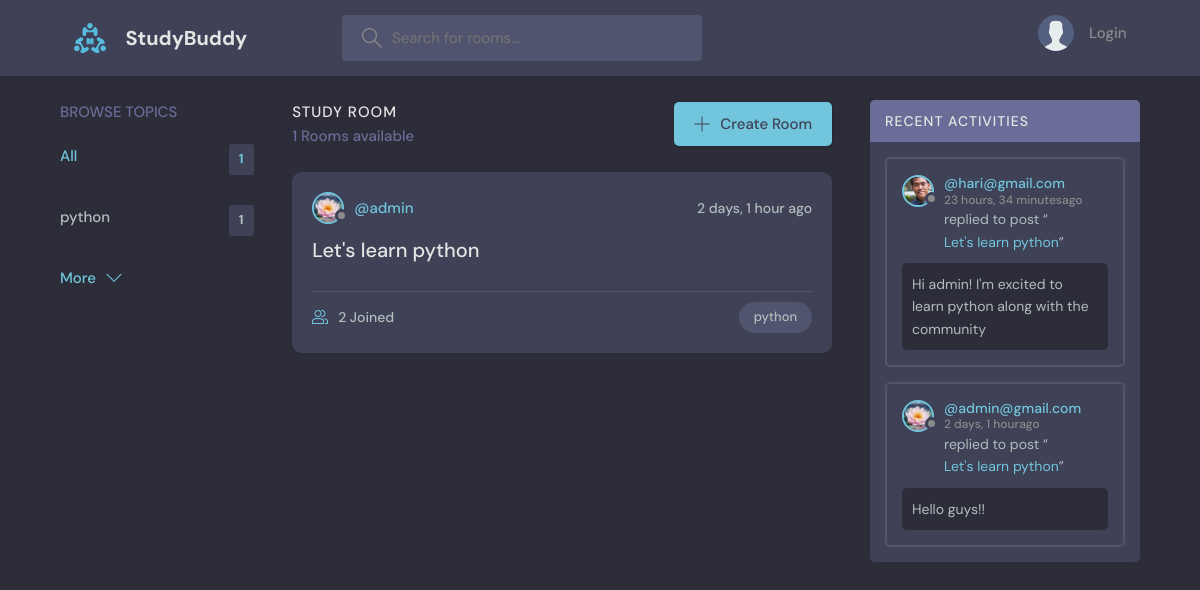
The page / on the database its author committed.
### base/models.py (models this page shows, shortened)
class Topic(models.Model):
    name = models.CharField(max_length=200)

class Room(models.Model):
    host =models.ForeignKey(User, on_delete = models.SET_NULL,null=True)
    topic=models.ForeignKey(Topic, on_delete = models.SET_NULL, null=True)
    name = models.CharField(max_length=200)
    description = models.TextField(null =True, blank=True)
    participants = models.ManyToManyField(User, related_name='participants',blank=True)
    updated = models.DateTimeField(auto_now=True)
    created = models.DateTimeField(auto_now_add=True)
    def __str__(self):
        return self.name
    class Meta:
        ordering =['-updated', '-created']

class User(AbstractUser):
    name= models.CharField(max_length=200, null=True)
    email = models.EmailField(unique=True, null=True)
    bio=models.TextField(null=True)
    avatar= models.ImageField(null=True, default='avatar.svg')
    USERNAME_FIELD='email'
    REQUIRED_FIELDS= []

class Message(models.Model):
    user = models.ForeignKey(User, on_delete = models.CASCADE)
    room = models.ForeignKey(Room, on_delete = models.CASCADE)
    body = models.TextField()
    updated = models.DateTimeField(auto_now=True)
    created = models.DateTimeField(auto_now_add=True)
    class Meta:
        ordering =['-updated', '-created']

### base/views.py (the view)
# urls.py: path('', views.home ,name="home"),
def home (request):
    q = request.GET.get('q')if request.GET.get('q')!= None else ''
    rooms=Room.objects.filter(
        Q(topic__name__icontains = q)|
        Q(name__icontains = q)|
        Q(description__icontains = q)
    )
    topics=Topic.objects.all()[0:5]
    total_rooms = Room.objects.count()
    room_count = rooms.count()
    room_messages = Message.objects.filter(Q(room__topic__name__icontains= q))
    context ={'rooms':rooms, 'topics':topics, 'room_count': room_count,"room_messages":room_messages, "total_rooms": total_rooms }
    return render(request, "base/home.html", context )

### base/templates/base/home.html (shortened to what this page needs)
{% extends 'main.html' %}
{% block content %}
    <main class="layout layout--3">
      <div class="container">
          {% include 'base/topics_component.html' %}
        <div class="roomList">
          <div class="roomList__header">
            <div>
              <h2>Study Room</h2>
              <p>{{room_count}} Rooms available</p>
            </div>
            <a class="btn btn--main" href="{% url 'create-room' %}">
              <svg version="1.1" xmlns="http://www.w3.org/2000/svg" width="32" height="32" viewBox="0 0 32 32">
                <title>add</title>
                <path
                  d="M16.943 0.943h-1.885v14.115h-14.115v1.885h14.115v14.115h1.885v-14.115h14.115v-1.885h-14.115v-14.115z"
                ></path>
              </svg>
              Create Room
            </a>
          </div>
         {% include 'base/feed_component.html' %}
        </div>
       {% include 'base/activity_component.html'%}
      </div>
    </main>
  {% endblock %}

### base/templates/base/topics_component.html (shortened to what this page needs)
<div class="topics">
          <div class="topics__header">
            <h2>Browse Topics</h2>
          </div>
          <ul class="topics__list">
            <li>
              <a href="{% url 'home' %}" class="active">All <span>{{ total_rooms }}</span></a>
            </li>
             {% for topic in topics %}
            <li>
              <a href="{% url 'home' %}?q={{topic.name}}"> {{topic.name}} <span>{{topic.room_set.all.count}}</span></a>
            </li>
            {% endfor %}
          </ul>
          <a class="btn btn--link" href="{% url 'topics' %}">
            More
            <svg version="1.1" xmlns="http://www.w3.org/2000/svg" width="32" height="32" viewBox="0 0 32 32">
              <title>chevron-down</title>
              <path d="M16 21l-13-13h-3l16 16 16-16h-3l-13 13z"></path>
            </svg>
          </a>
        </div>

### base/templates/base/feed_component.html (shortened to what this page needs)
{% for room in rooms %}
<div class="roomListRoom">
            <div class="roomListRoom__header">
              <a href="{% url 'user-profile' room.host.id %}" class="roomListRoom__author">
                <div class="avatar avatar--small">
                  <img src="{{room.host.avatar.url}}" />
                </div>
                <span>@{{room.host.username}}</span>
              </a>
              <div class="roomListRoom__actions">
                <span>{{room.created|timesince}} ago</span>
              </div>
            </div>
            <div class="roomListRoom__content">
              <a href="{% url  'room' room.id %}">{{room.name}}</a>
            </div>
            <div class="roomListRoom__meta">
              <a href="{% url  'room' room.id %}" class="roomListRoom__joined">
                {{room.participants.all.count}} Joined
              </a>
              <p class="roomListRoom__topic">{{room.topic.name}}</p>
            </div>
</div>
  {% endfor %}

### base/templates/base/activity_component.html (shortened to what this page needs)
<div class="activities">
          <div class="activities__header">
            <h2>Recent Activities</h2>
          </div>
          {% for message in room_messages %}
          <div class="activities__box">
            <div class="activities__boxHeader roomListRoom__header">
              <a href= "{% url 'user-profile' message.user.id %}" class="roomListRoom__author">
                <div class="avatar avatar--small">
                  <img src="{{message.user.avatar.url}}" />
                </div>
                <p>
                  @{{message.user}}
                  <span>{{message.created|timesince}}ago</span>
                </p>
              </a>
            </div>
            <div class="activities__boxContent">
              <p>replied to post “<a href="{% url 'room' message.room.id %}">{{message.room}}</a>”</p>
              <div class="activities__boxRoomContent">
                {{message.body}}
              </div>
            </div>
          </div>
    {% endfor %}
        </div>

### rows shown on the page
Topic: name "python", room_set.all.count "1"
Room: host.avatar (picture), host.username "admin", created "2 days, 1 hour", name "Let's learn python", participants.all.count "2", topic.name "python"
Message: user.avatar (picture), user "hari@gmail.com", created "23 hours, 34 minutes", room "Let's learn python", body "Hi admin! I'm excited to learn python along with the community"
Message: user.avatar (picture), user "admin@gmail.com", created "2 days, 1 hour", room "Let's learn python", body "Hello guys!!"

### other values the page prints
{{ total_rooms }} "1"
{{ room_count }} "1"
